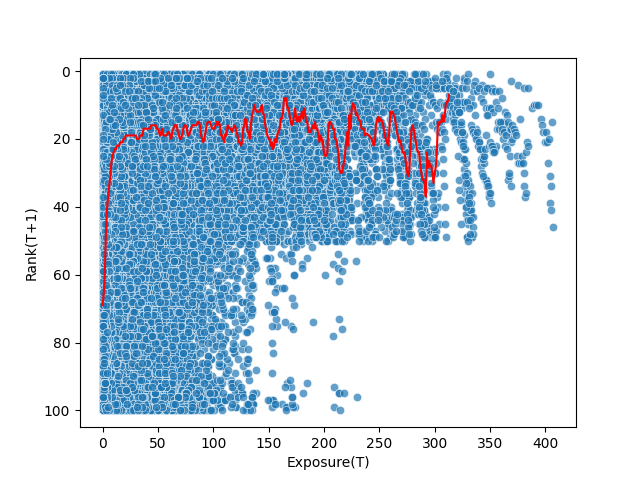

Recreate this plot in Python.
import pandas as pd
import numpy as np
import seaborn as sns
import matplotlib.pyplot as plt
import time



df = pd.read_csv(f"/home/miana/Downloads/weather_berlin/charts.csv")
total = df.groupby(by=["song", "artist"])
print(df.head())
ratio = 0.8
a = np.log(ratio)
b = -a*np.exp(100*a) / (1 - np.exp(99*a))
T = len(total)//10
start = time.time()
songs = []
n = 1
for name, group in total:
    group["date"] = pd.to_datetime(group["date"])
    group = group.sort_values("date")
    group["aggr"] = 0
    S = 0
    for i in range(len(group.index)):
        group.iloc[i, group.columns.get_loc("aggr")] = S
        S += b*np.exp(-a*group.iloc[i]["rank"])*100
        """if S > 200:
            print(group)
            input("")"""
    #final_row = {"rank": 101, "aggr": S}
    #group = group.append(final_row, ignore_index=True)
    songs.append(group)
    n += 1
    if n >= T:
        print("reached", T, "songs")
        break

songs = pd.concat(songs).reset_index(drop=True)
median = []
for i in range(int(max(songs["aggr"]))+1):
    if len(songs.loc[ (songs["aggr"]<(i+2)) & (songs["aggr"]>(i-2)) ]["rank"]) > 10 or i < 6:
        median.append(songs.loc[ (songs["aggr"]<(i+2)) & (songs["aggr"]>(i-2)) ]["rank"].median())
    else:
        break


g = sns.scatterplot(x='aggr', y='rank', data=songs, alpha  = 0.7)
sns.lineplot(data = median, color="red")
g.set(xlabel='Exposure(T)', ylabel='Rank(T+1)')

print("finished analysis in", time.time()-start, "seconds")

plt.gca().invert_yaxis()
plt.show()
